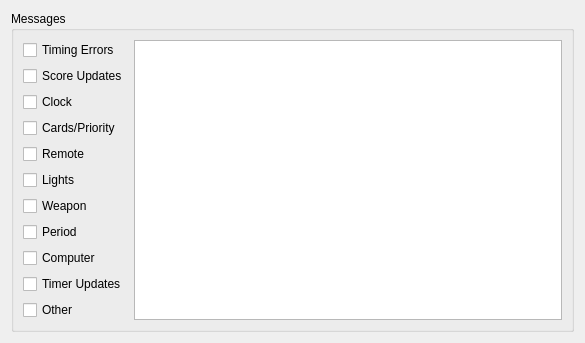
<ui version="4.0" >
 <class>SignalBox</class>
 <widget class="QWidget" name="SignalBox" >
  <property name="geometry" >
   <rect>
    <x>0</x>
    <y>0</y>
    <width>585</width>
    <height>320</height>
   </rect>
  </property>
  <property name="windowTitle" >
   <string>Form</string>
  </property>
  <layout class="QVBoxLayout" >
   <item>
    <widget class="QGroupBox" name="messageSelectGroup" >
     <property name="toolTip" >
      <string>Select types of messages to view</string>
     </property>
     <property name="title" >
      <string>Messages</string>
     </property>
     <layout class="QHBoxLayout" >
      <item>
       <layout class="QHBoxLayout" >
        <item>
         <layout class="QVBoxLayout" >
          <item>
           <widget class="QCheckBox" name="timingErrorMessage" >
            <property name="toolTip" >
             <string>Display messages regarding timing errors</string>
            </property>
            <property name="text" >
             <string>Timing Errors</string>
            </property>
           </widget>
          </item>
          <item>
           <widget class="QCheckBox" name="scoreUpdateMessages" >
            <property name="toolTip" >
             <string>Messages regarding score management</string>
            </property>
            <property name="text" >
             <string>Score Updates</string>
            </property>
           </widget>
          </item>
          <item>
           <widget class="QCheckBox" name="clockMessages" >
            <property name="toolTip" >
             <string>Messages relating to clock management</string>
            </property>
            <property name="text" >
             <string>Clock</string>
            </property>
           </widget>
          </item>
          <item>
           <widget class="QCheckBox" name="cardCheck" >
            <property name="toolTip" >
             <string>Messages regarding card and priority management</string>
            </property>
            <property name="text" >
             <string>Cards/Priority</string>
            </property>
           </widget>
          </item>
          <item>
           <widget class="QCheckBox" name="remoteCheck" >
            <property name="text" >
             <string>Remote</string>
            </property>
           </widget>
          </item>
          <item>
           <widget class="QCheckBox" name="lightCheck" >
            <property name="toolTip" >
             <string>Light management messages</string>
            </property>
            <property name="text" >
             <string>Lights</string>
            </property>
           </widget>
          </item>
          <item>
           <widget class="QCheckBox" name="weaponCheck" >
            <property name="toolTip" >
             <string>Messages regarding weapon changes</string>
            </property>
            <property name="text" >
             <string>Weapon</string>
            </property>
           </widget>
          </item>
          <item>
           <widget class="QCheckBox" name="periodCheck" >
            <property name="toolTip" >
             <string>Messages regarding period management</string>
            </property>
            <property name="text" >
             <string>Period</string>
            </property>
           </widget>
          </item>
          <item>
           <widget class="QCheckBox" name="pcCheck" >
            <property name="toolTip" >
             <string>Messages sent by and returned to PC</string>
            </property>
            <property name="text" >
             <string>Computer</string>
            </property>
           </widget>
          </item>
          <item>
           <widget class="QCheckBox" name="checkBox" >
            <property name="text" >
             <string>Timer Updates</string>
            </property>
           </widget>
          </item>
          <item>
           <widget class="QCheckBox" name="otherCheck" >
            <property name="toolTip" >
             <string>Any messages that don't fit into one of the above categories</string>
            </property>
            <property name="text" >
             <string>Other</string>
            </property>
           </widget>
          </item>
         </layout>
        </item>
        <item>
         <widget class="QTextEdit" name="messageViewer" >
          <property name="readOnly" >
           <bool>true</bool>
          </property>
         </widget>
        </item>
       </layout>
      </item>
     </layout>
    </widget>
   </item>
  </layout>
 </widget>
 <resources/>
 <connections/>
</ui>
